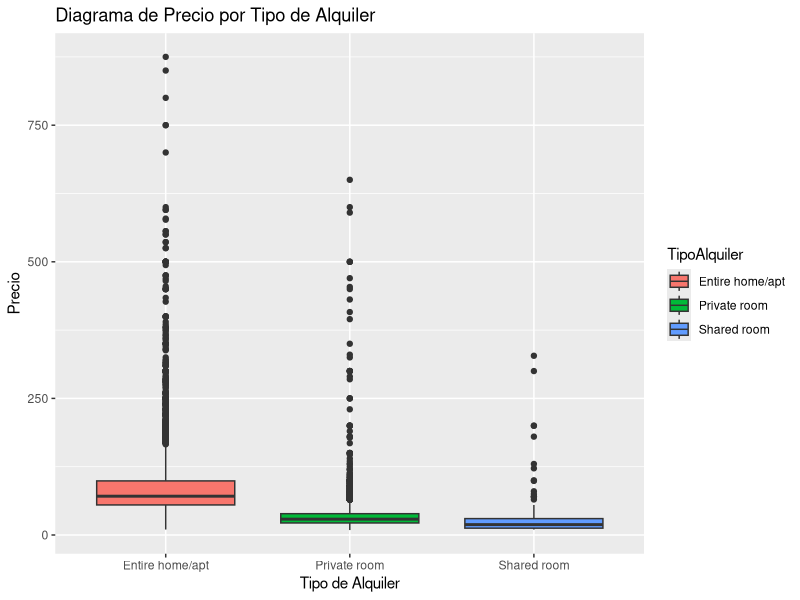
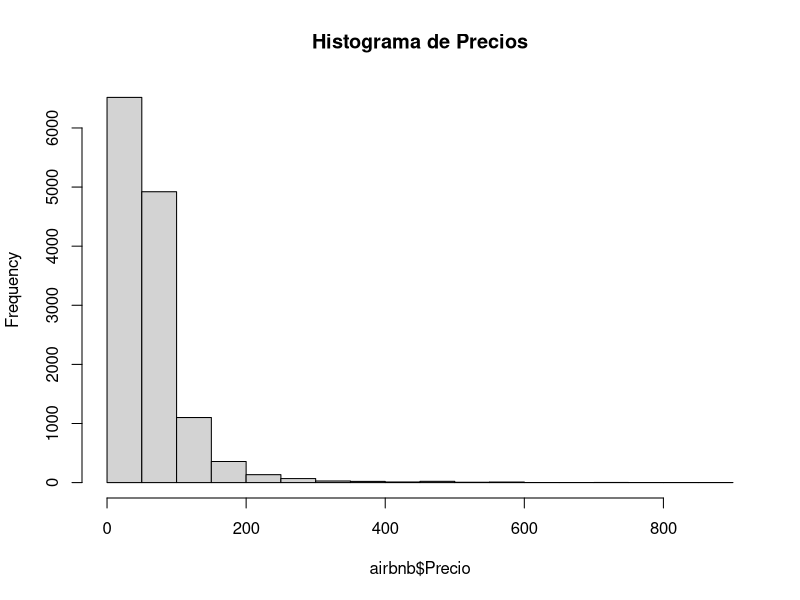
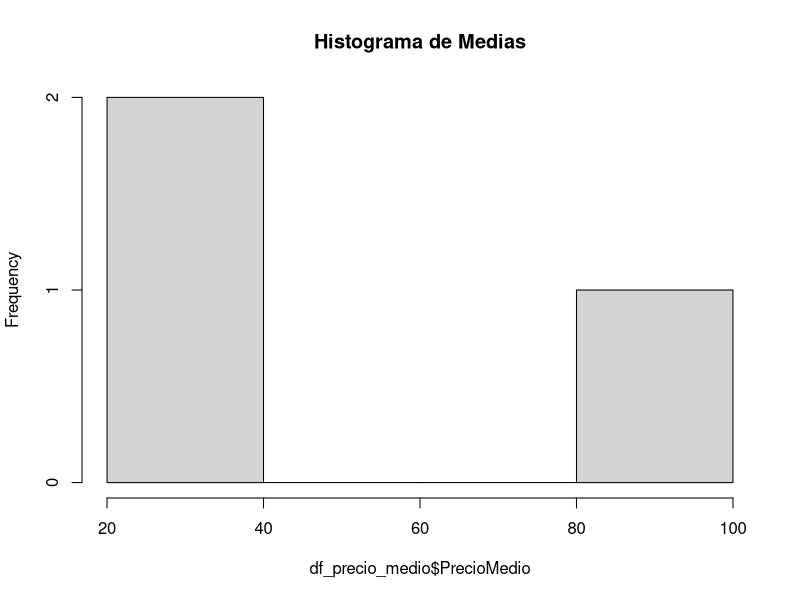

Here is the R script that generated these plots, in order: (Note: this script raises an error after producing the figures.)
## ---- chunk 1
library(ggplot2)
library(dplyr)
## ---- chunk 2
# Cargar datos, separador ","
airbnb<-read.csv('data//airbnb.csv',sep = ',', stringsAsFactors = T)

# Verificar estructurar
str(airbnb)

# Ver primeras filas de df
head(airbnb)

## ---- chunk 3
# Mostrar primeras 6 filas, dos formas.
airbnb[1:6,]

head(airbnb, n=6)

## ---- chunk 4

# Definir los nuevos nombre como vector
newnames<-c("CodigoPostal","Barrio","TipoPropiedad","TipoAlquiler","MaxOcupantes","NumBanyos", "NumDormitorios","NumCamas","TipoCama","Comodidades","PiesCuadrados","Precio","Puntuacion")

# Modificar el nombre de las columas
colnames(airbnb)<-newnames

#Observar las primeras filas
airbnb[1:6,]

## ---- chunk 5
# Crear nueva columna MetrosCuadrados
airbnb$MetrosCuadrados<-airbnb$PiesCuadrados*0.092903

# Observar las primeras filas
head(airbnb, n=6)
## ---- chunk 6

# Limpiar columna CodigoPosta
airbnb$CodigoPostal <- ifelse(airbnb$CodigoPostal == '' | airbnb$CodigoPostal == '-' | !grepl("^28", airbnb$CodigoPostal)
                        , NA
                        ,airbnb$CodigoPostal)


# Mostrar las primeras fila y un resumen de CodigoPostal y df
head(airbnb, n = 6)


## ---- chunk 7


# Reemplazar el código postal por el valor que está delante del \n
airbnb<- airbnb |>
        mutate(CodigoPostal = sub("^(28002|28004|28051)\\n(\\d+)$", "\\1", CodigoPostal))              |>
        arrange(CodigoPostal)
  

table(airbnb$CodigoPostal)

## ---- chunk 8

# Limpio los datos solcitados

airbnb$CodigoPostal[which(airbnb$CodigoPostal == '2804')] = '28004'
airbnb$CodigoPostal[which(airbnb$CodigoPostal == '2805')] = '28005'
airbnb$CodigoPostal[which(airbnb$CodigoPostal == '2815')] = '28015'

#table(airbnb$CodigoPostal)


## ---- chunk 9

#Codigos Postales del df 
table(airbnb$CodigoPostal)


## ---- chunk 10

# Los cinco codiogs con mas y con menos entradas son 

entradas <- airbnb |> group_by(CodigoPostal) |> count(sort = TRUE)

print(head(entradas, 5))

print(tail(entradas, 5))

## ---- chunk 11

# Barrios del codigo postal 28012

barrios_28012 <- unique(airbnb$Barrio[which(airbnb$CodigoPostal == 28012)])

print (barrios_28012)


## ---- chunk 12

# Entradas de barrios para el codigo postal 28012
df_28012 <- airbnb |> filter(CodigoPostal == 28012) |> group_by(Barrio) |> count(sort = TRUE)

#print(df_28012)

# Muestro la cantidad de filas
cat('\nHay ', as.character(nrow(df_28012)), ' barrios\n\n')

## ---- chunk 13


# Determino los nombres unicos
df_barrios <- unique(airbnb$Barrio)

# Muestro el resultado
cat('\nHay ', as.character(length(df_barrios)), ' barrios\n\n')
print(df_barrios)

## ---- chunk 14

# Agrupo los barrios cuento y ordeno
barrios <- airbnb |> group_by(Barrio) |> count(sort = TRUE)

print(head(barrios, 5))


## ---- chunk 15

# Calculo y muestro los tipos de alquiler y la cantidad por tipo
tipos_alquileres <- airbnb |> group_by(TipoAlquiler) |> count(sort = TRUE)

print(tipos_alquileres)

# Muestro el grafico
ggplot(airbnb, aes(x = TipoAlquiler, y = Precio, fill = TipoAlquiler)) +
  geom_boxplot() +
  labs(title = "Diagrama de Precio por Tipo de Alquiler",
       x = "Tipo de Alquiler", y = "Precio")

## ---- chunk 16

# Calculo el precio medio por tipo
df_precio_medio <- airbnb |> 
    group_by(TipoAlquiler) |> 
    summarize(PrecioMedio = mean(Precio, na.rm = TRUE))


summary(df_precio_medio)

# Realizo un histograma para ver la distribucion
hist(airbnb$Precio, main = "Histograma de Precios")
hist(df_precio_medio$PrecioMedio, main = "Histograma de Medias")

# La distribucion no es normal
prueba_shapiro <- shapiro.test(airbnb$Precio[1:5000])
print(prueba_shapiro)
paste("Valor p significativamente bajo, no es normal")

prueba_kruskal <- kruskal.test(Precio ~ TipoAlquiler, data = airbnb)
print(prueba_kruskal)

paste("Valor p significativamente bajo, diferencias significativas en al menos dos grupos")
## ---- chunk 17

# Filtrado de datos de tipo de alquiler 'Entire home/apt'
airbnb_entire <- airbnb |> filter(TipoAlquiler =="Entire home/apt")

print(airbnb_entire)

## ---- chunk 18

# Agrupo por barrio y ordeno los datos
barrios_airbnb_entire <- airbnb_entire |> group_by(Barrio) |> count(sort = TRUE)

# Muestro los 5 primeros
head(barrios_airbnb_entire, n=5)


## ---- chunk 19

# Calculo con la forma solicitada
barrios_mayor_precio_medio <- aggregate(Precio ~ Barrio, data = airbnb_entire, mean, ,na.rm=TRUE)

# Ordeno los datos descendente
barrios_mayor_precio_medio <- barrios_mayor_precio_medio[order(-barrios_mayor_precio_medio2$Precio),]

# Muestro los 5 primeros
head(barrios_mayor_precio_medio, n=5)


## ---- chunk 20
# Agrupo por barrio y sumarizo registros y calculos
barrios_mayor_precio_medio_aptos <- airbnb_entire %>%
  group_by(Barrio) %>%
  summarize(
    PrecioMedio = mean(Precio, na.rm = TRUE),
    Registros = n()
  )

print(barrios_mayor_precio_medio_aptos)

## ---- chunk 21

# Filtrar los datos mayores con mas de 100 ocurrencias, ordenar y mostrar los 5 mas relevantes
barrios_mayor_precio_100_entradas <- barrios_mayor_precio_medio_aptos |> 
          filter(Registros >100) |>
          arrange(desc(PrecioMedio)) |>
          top_n(5)
  

# Mostrar los datos          
print(barrios_mayor_precio_100_entradas)

## ---- chunk 22

# Filtrar los datos para los 5 barrios
datos_barrios_interes <- airbnb_entire %>%
  filter(Barrio %in% barrios_mayor_precio_100_entradas$Barrio)

# Crear el diagrama de densidad
ggplot(datos_barrios_interes, aes(x = Precio, fill = Barrio)) +
  geom_density(alpha = 0.5) +
  facet_wrap(~Barrio, scales = "free") +
  labs(title = "Diagrama de Densidad de Precios por Barrio", x = "Precio", y = "Densidad")



## ---- chunk 23
# Filtrar los datos solo para los 5 barrios
datos_barrios_interes <- airbnb_entire %>%
  filter(Barrio %in% barrios_mayor_precio_100_entradas$Barrio)

# Calcular el tamaño medio por barrio
tamano_medio <- datos_barrios_interes %>%
  group_by(Barrio) %>%
  summarize(
    TamanoMedio = mean(MetrosCuadrados, na.rm = TRUE)
  )

# Unir la información al dataset original
resultados_finales <- left_join(barrios_mayor_precio_100_entradas, tamano_medio, by = "Barrio")

# Imprimir el resultado final
print(resultados_finales)


## ---- chunk 24

# Filtrar los datos solo para los 5 barrios
datos_barrios_interes <- airbnb_entire %>%
  filter(Barrio %in% barrios_mayor_precio_100_entradas$Barrio)

# Crear el diagrama 
ggplot(datos_barrios_interes, aes(x = MetrosCuadrados, fill = Barrio)) +
  geom_density(alpha = 0.5) +
  facet_wrap(~Barrio, scales = "free") +
  labs(title = "Diagrama de Densidad de Tamaños de Apartamentos por Barrio", x = "Tamaño (Metros Cuadrados)", y = "Densidad")
Metros

## ---- chunk 25

# Filtrar los datos solo para los 5 barrios de interés
datos_barrios_interes <- airbnb_entire %>%
  filter(Barrio %in% barrios_mayor_precio_100_entradas$Barrio)

# Realizo el ANOVA para ver si hay diferencias significativas en las medias
anova <- aov(MetrosCuadrados ~ Barrio, data = datos_barrios_interes)

# Imprimir el resumen del ANOVA
print(summary(anova))

paste("El valor de p inferior a 0.00507 sugiere que es poco probable que la diferencia es producto del azar")

#Hacemos el test de Tukey para saber cual es la diferente.

# Test de Tukey para realizar las comparaciones
comparaciones <- TukeyHSD(anova)
print(comparaciones)


# Sol es el que tiene mayor diferenicas con el resto.

## ---- chunk 26

# Filtrar los datos solo para los pisos de alquiler en el barrio de Sol
barrio_sol <- subset(airbnb_entire, Barrio == "Sol")

# Creo un modelo lineal
modelo_lineal <- lm(Precio ~ NumBanyos + NumDormitorios + MaxOcupantes + MetrosCuadrados, data = barrio_sol)

# Imprimir el resumen del modelo
summary(modelo_lineal)

paste("El numero de dormitorios y el metros cuadrados son significativos para el precio por presentar p-values inferiores a 0.001 y 0.004")

## ---- chunk 27

# Filtrar los datos de barrio de Sol
barrio_sol <- subset(airbnb_entire, Barrio == "Sol")

# Calcular la correlación
correlaciones <- cor(barrio_sol[c("Precio", "NumBanyos", "NumDormitorios", "MaxOcupantes", "MetrosCuadrados")])

# Eliminar filas con datos faltantes
barrio_sol_sin_na  <- na.omit(barrio_sol[c("Precio", "NumBanyos", "NumDormitorios", "MaxOcupantes", "MetrosCuadrados")])
correlaciones_sin_na <- cor(barrio_sol_sin_na)


# Mostrar la correlación
print(correlaciones)

print(correlaciones_sin_na)


## ---- chunk 28

# Histogramas para cada variable
ggplot(barrio_sol, aes(x = Precio)) +
  geom_histogram(binwidth = 10, fill = "blue", color = "black", alpha = 0.7) +
  labs(title = "Histograma de Precio")

ggplot(barrio_sol, aes(x = NumDormitorios)) +
  geom_histogram(binwidth = 1, fill = "red", color = "black", alpha = 0.7) +
  labs(title = "Histograma de NumDormitorios")


ggplot(barrio_sol, aes(x = MetrosCuadrados)) +
  geom_histogram(binwidth = 10, fill = "orange", color = "black", alpha = 0.7) +
  labs(title = "Histograma de MetrosCuadrados")

# Gráficos de dispersión para pares de variables
pairs(~Precio + NumDormitorios + MetrosCuadrados, data = barrio_sol)


barrio_sol_sin_na_new  <- na.omit(barrio_sol[c("Precio", "NumDormitorios", "MetrosCuadrados")]) |>
                          filter(NumDormitorios < 5 & MetrosCuadrados < 250 )


correlaciones_sin_na_new <- cor(barrio_sol_sin_na_new)

print(correlaciones_sin_na_new)

paste("Al eliminar los outlayers mas importantes se nota un incremento en la correlacion de dormitorios y metros cuadrados con el precio. para ambas variables")

## ---- chunk 29

# Filtrar los datos solo para los pisos de alquiler en el barrio de Sol
barrio_sol <- subset(airbnb_entire, Barrio == "Sol")

# Ajustar un modelo lineal para NumDormitorios
modelo_dormitorios <- lm(Precio ~ NumDormitorios, data = barrio_sol)

# Ajustar un modelo lineal para MetrosCuadrados
modelo_metros_cuadrados <- lm(Precio ~ MetrosCuadrados, data = barrio_sol)

# Comparar la calidad del modelo
summary(modelo_dormitorios)
summary(modelo_metros_cuadrados)

paste("Ambas correlaciones son muy fuertes, 0.65 y 0.59, la correlacion de los dormitorios tiene mejor p/value que indica que disminuye la posiblidad de que sea erroneo.")



## ---- chunk 30

modelo<-lm(barrio_sol,formula=Precio~MetrosCuadrados)


# Call:
# lm(formula = Precio ~ MetrosCuadrados, data = barrio_sol)
# 
# Residuals:
#     Min      1Q  Median      3Q     Max 
# -61.403 -25.126  -6.573  10.003 138.353 
# 
# Coefficients:
#                 Estimate Std. Error t value Pr(>|t|)    
# (Intercept)     69.57277    6.70573  10.375 7.79e-15 ***
# MetrosCuadrados  0.61367    0.09721   6.313 4.13e-08 ***
# ---
# Signif. codes:  0 ‘***’ 0.001 ‘**’ 0.01 ‘*’ 0.05 ‘.’ 0.1 ‘ ’ 1
# 
# Residual standard error: 38.96 on 58 degrees of freedom
#   (641 observations deleted due to missingness)
# Multiple R-squared:  0.4073,	Adjusted R-squared:  0.397 
# F-statistic: 39.85 on 1 and 58 DF,  p-value: 4.134e-08


confint(model)["MetrosCuadrados",]

## ---- chunk 31

## ---- chunk 32


